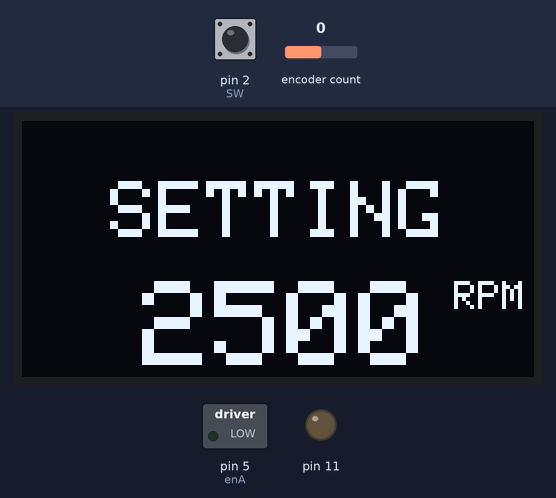
This sketch was run on a simulated Arduino Uno, built with avr-gcc and run on an emulated ATmega328P. Shown: 128×64 one-colour display, switched loads named in the sketch (green lamp = pin HIGH), output pins drawn as LEDs (lit = HIGH). Inputs (shaded band) come from the test bench; at power-on: pin 2 (SW) HIGH, encoder count 0. EEPROM starts erased; what the sketch prints to the serial monitor is not drawn.

Above: at 3.2 s.
3.3 s: pin 2 (SW) pulled LOW for 0.15 s
At 4.6 s:
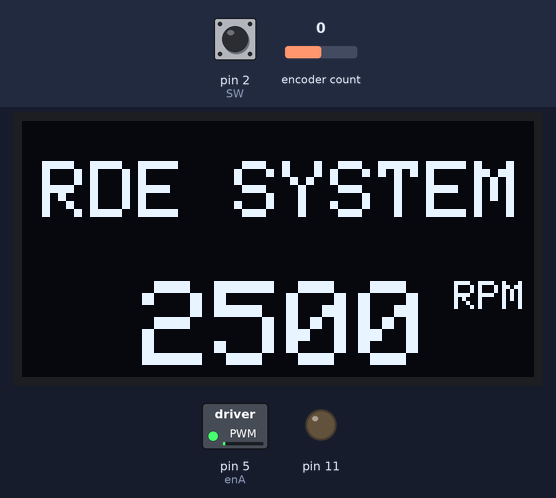
4.9 s: pin 2 (SW) pulled LOW for 1 s
At 6.3 s:
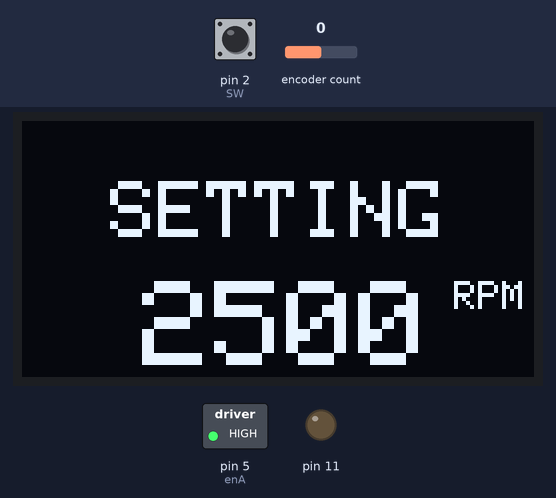
7.4 s: encoder count set to -1
At 8.1 s:
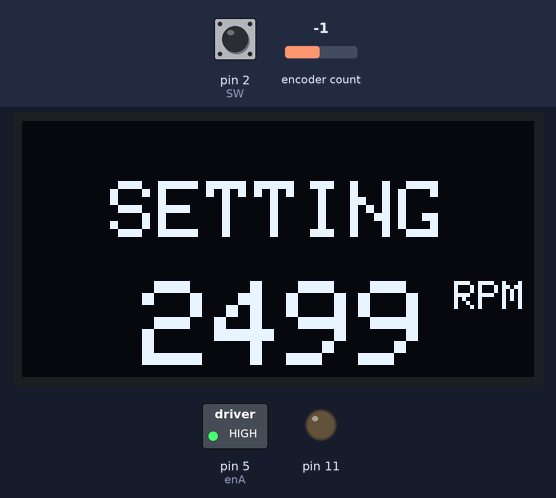
8.9 s: encoder count set to -2
At 9.8 s:
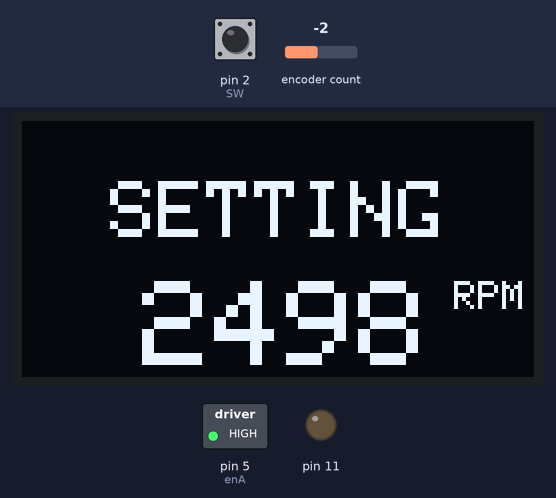
10.4 s: encoder count set to -3
At 11.5 s:
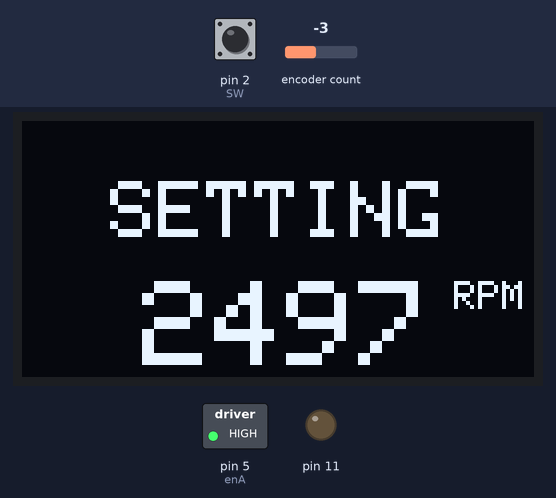
Timing chart, 0 to 12.9 s (numbered marks = the images above; inputs shaded):
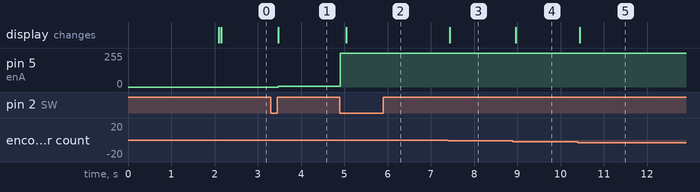

Measured:
- after the input at 3.3 s, pin 5 (enA): 0/255 → 5/255 after 0.17 s; the display: changes after 0.17 s (image 1)
- after the input at 4.9 s, pin 5 (enA): 5/255 → 255/255 at once; the display: changes after 0.14 s (image 2)
- after the input at 7.4 s, the display: changes at once (image 3)
- after the input at 8.9 s, the display: changes after 0.06 s (image 4)
- after the input at 10.4 s, the display: changes at once (image 5)

The sketch:

code_bldc.ino
```cpp
//oled
#include <SPI.h>
#include <Wire.h>
#include <Adafruit_GFX.h>
#include <Adafruit_SH1106.h>
#define SCREEN_WIDTH 128  // OLED display width, in pixels
#define SCREEN_HEIGHT 64  // OLED display height, in pixels
#define OLED_RESET 4
Adafruit_SH1106 display(OLED_RESET);
inline void DisplayStuff(uint16_t counter);
inline void Display(uint16_t counter);
// Rotary Encoder Inputs
#include <EEPROM.h>
#include <ClickEncoder.h>
#include <TimerOne.h>
ClickEncoder *encoder;
#define SW 2
int16_t last, value;
//motor
#define enA 5
//int ledPin = 13;
byte n = 1;
byte u = 0;
int getu = 0;
int go;
int addr = 0;
int counter = 0;
int currentStateCLK;
int lastStateCLK;
String currentDir = "";
unsigned long lastButtonPress = 0;
//stepper

static const unsigned char PROGMEM image_data_mmulogo[] = {
  0x00, 0x00, 0x00, 0x00, 0x00, 0x00, 0x00, 0x00, 0x00, 0x00, 0x00, 0x00, 0x00, 0x00, 0x00, 0x00,
  0x00, 0x00, 0x00, 0x00, 0x00, 0x00, 0x00, 0x01, 0x80, 0x00, 0x00, 0x00, 0x00, 0x00, 0x00, 0x00,
  0x00, 0x00, 0x00, 0x00, 0x00, 0x00, 0x00, 0x07, 0xC0, 0x00, 0x00, 0x00, 0x00, 0x00, 0x00, 0x00,
  0x00, 0x00, 0x00, 0x00, 0x00, 0x00, 0x00, 0x1F, 0xE0, 0x00, 0x00, 0x00, 0x00, 0x00, 0x00, 0x00,
  0x00, 0x00, 0x00, 0x00, 0x00, 0x00, 0x00, 0x7F, 0xE0, 0x00, 0x00, 0x00, 0x00, 0x00, 0x00, 0x00,
  0x00, 0x00, 0x00, 0x00, 0x00, 0x00, 0x00, 0xFF, 0xE0, 0x00, 0x00, 0x00, 0x00, 0x00, 0x00, 0x00,
  0x00, 0x00, 0x00, 0x00, 0x00, 0x00, 0x03, 0xFF, 0xC0, 0x00, 0x00, 0x00, 0x00, 0x00, 0x00, 0x00,
  0x00, 0x00, 0x00, 0x00, 0x00, 0x00, 0x0F, 0xFF, 0x80, 0x00, 0x00, 0x00, 0x00, 0x00, 0x00, 0x00,
  0x00, 0x00, 0x00, 0x00, 0x00, 0x00, 0x3F, 0xFE, 0x00, 0x00, 0x00, 0x00, 0x00, 0x00, 0x00, 0x00,
  0x00, 0x00, 0x00, 0x00, 0x00, 0x00, 0x7F, 0xFC, 0x00, 0x00, 0x00, 0x00, 0x00, 0x00, 0x00, 0x00,
  0x00, 0x00, 0x00, 0x00, 0x00, 0x01, 0xFF, 0xF0, 0x00, 0x01, 0x80, 0x00, 0x00, 0x00, 0x00, 0x00,
  0x00, 0x00, 0x00, 0x00, 0x00, 0x07, 0xFF, 0xC0, 0x00, 0x03, 0xC0, 0x00, 0x00, 0x00, 0x00, 0x00,
  0x00, 0x00, 0x00, 0x00, 0x00, 0x0F, 0xFF, 0x00, 0x00, 0x0F, 0xE0, 0x00, 0x00, 0x00, 0x00, 0x00,
  0x00, 0x00, 0x00, 0x00, 0x00, 0x0F, 0xFC, 0x00, 0x00, 0x3F, 0xE0, 0x00, 0x00, 0x00, 0x00, 0x00,
  0x00, 0x00, 0x00, 0x00, 0x00, 0x0F, 0xFE, 0x00, 0x00, 0x7F, 0xE0, 0x00, 0x00, 0x00, 0x00, 0x00,
  0x00, 0x00, 0x00, 0x00, 0x00, 0x0F, 0xFF, 0x00, 0x01, 0xFF, 0xE0, 0x00, 0x00, 0x00, 0x00, 0x00,
  0x00, 0x00, 0x00, 0x00, 0x00, 0x0F, 0xFF, 0xC0, 0x07, 0xFF, 0xE0, 0x00, 0x00, 0x00, 0x00, 0x00,
  0x00, 0x00, 0x00, 0x00, 0x00, 0x0F, 0xFF, 0xE0, 0x0F, 0xFF, 0xE0, 0x00, 0x00, 0x00, 0x00, 0x00,
  0x00, 0x00, 0x00, 0x00, 0x00, 0x0F, 0xFF, 0xF8, 0x3F, 0xFF, 0xE0, 0x00, 0x00, 0x00, 0x00, 0x00,
  0x00, 0x00, 0x00, 0x00, 0x00, 0x0F, 0xFF, 0xFE, 0xFF, 0xFF, 0xE0, 0x00, 0x00, 0x00, 0x00, 0x00,
  0x00, 0x00, 0x00, 0x00, 0x00, 0x0F, 0xCF, 0xFF, 0xFF, 0xE7, 0xE0, 0x00, 0x00, 0x00, 0x00, 0x00,
  0x00, 0x00, 0x00, 0x00, 0x00, 0x0F, 0xC7, 0xFF, 0xFF, 0x87, 0xE0, 0x00, 0x00, 0x00, 0x00, 0x00,
  0x00, 0x00, 0x00, 0x00, 0x00, 0x0F, 0xC1, 0xFF, 0xFF, 0x07, 0xE0, 0x00, 0x00, 0x00, 0x00, 0x00,
  0x00, 0x00, 0x00, 0x00, 0x00, 0x0F, 0xC0, 0x7F, 0xFE, 0x07, 0xE0, 0x00, 0x00, 0x00, 0x00, 0x00,
  0x00, 0x00, 0x00, 0x00, 0x00, 0x0F, 0xC0, 0x3F, 0xF8, 0x07, 0xE0, 0x00, 0x00, 0x00, 0x00, 0x00,
  0x00, 0x00, 0x00, 0x00, 0x00, 0x0F, 0xC0, 0x1F, 0xE0, 0x07, 0xE0, 0x00, 0x00, 0x00, 0x00, 0x00,
  0x00, 0x00, 0x00, 0x00, 0x00, 0x0F, 0xC0, 0x07, 0xC0, 0x07, 0xE0, 0x00, 0x00, 0x00, 0x00, 0x00,
  0x00, 0x00, 0x00, 0x00, 0x00, 0x0F, 0xC0, 0x03, 0x80, 0x07, 0xE0, 0x00, 0x00, 0x00, 0x00, 0x00,
  0x00, 0x00, 0x00, 0x00, 0x00, 0x0F, 0xC0, 0x00, 0x00, 0x07, 0xE0, 0x00, 0x00, 0x00, 0x00, 0x00,
  0x00, 0x00, 0x00, 0x00, 0x00, 0x0F, 0xC0, 0x00, 0x00, 0x07, 0xE0, 0x00, 0x00, 0x00, 0x00, 0x00,
  0x00, 0x00, 0x00, 0x00, 0x00, 0x0F, 0xC0, 0x00, 0x00, 0x0F, 0xE0, 0x00, 0x00, 0x00, 0x00, 0x00,
  0x00, 0x00, 0x00, 0x00, 0x00, 0x0F, 0xC0, 0x00, 0x00, 0x1F, 0xE0, 0x00, 0x00, 0x00, 0x00, 0x00,
  0x00, 0x00, 0x00, 0x00, 0x00, 0x0F, 0xC0, 0x00, 0x00, 0x3F, 0xE0, 0x00, 0x00, 0x00, 0x00, 0x00,
  0x00, 0x00, 0x00, 0x00, 0x00, 0x0F, 0xC0, 0x00, 0x00, 0xFF, 0xE0, 0x00, 0x00, 0x00, 0x00, 0x00,
  0x00, 0x00, 0x00, 0x00, 0x00, 0x0F, 0xC0, 0x00, 0x03, 0xFF, 0xE0, 0x00, 0x00, 0x00, 0x00, 0x00,
  0x00, 0x00, 0x00, 0x00, 0x00, 0x07, 0x80, 0x00, 0x07, 0xFF, 0xC0, 0x00, 0x00, 0x00, 0x00, 0x00,
  0x00, 0x00, 0x00, 0x00, 0x00, 0x03, 0x00, 0x00, 0x1F, 0xFF, 0x00, 0x00, 0x00, 0x00, 0x00, 0x00,
  0x00, 0x00, 0x00, 0x00, 0x00, 0x00, 0x00, 0x00, 0x7F, 0xFC, 0x00, 0x00, 0x00, 0x00, 0x00, 0x00,
  0x00, 0x00, 0x00, 0x00, 0x00, 0x00, 0x00, 0x00, 0xFF, 0xF0, 0x00, 0x00, 0x00, 0x00, 0x00, 0x00,
  0x00, 0x00, 0x00, 0x00, 0x00, 0x00, 0x00, 0x03, 0xFF, 0xE0, 0x00, 0x00, 0x00, 0x00, 0x00, 0x00,
  0x00, 0x00, 0x00, 0x00, 0x00, 0x00, 0x00, 0x07, 0xFF, 0x80, 0x00, 0x00, 0x00, 0x00, 0x00, 0x00,
  0x00, 0x00, 0x00, 0x00, 0x00, 0x00, 0x00, 0x0F, 0xFE, 0x00, 0x00, 0x00, 0x00, 0x00, 0x00, 0x00,
  0x00, 0x00, 0x00, 0x00, 0x00, 0x00, 0x00, 0x0F, 0xF8, 0x00, 0x00, 0x00, 0x00, 0x00, 0x00, 0x00,
  0x00, 0x00, 0x00, 0x00, 0x00, 0x00, 0x00, 0x0F, 0xF0, 0x00, 0x00, 0x00, 0x00, 0x00, 0x00, 0x00,
  0x00, 0x00, 0x00, 0x00, 0x00, 0x00, 0x00, 0x07, 0xC0, 0x00, 0x00, 0x00, 0x00, 0x00, 0x00, 0x00,
  0x00, 0x00, 0x00, 0x00, 0x00, 0x00, 0x00, 0x00, 0x00, 0x00, 0x00, 0x00, 0x00, 0x00, 0x00, 0x00,
  0x00, 0x00, 0x00, 0x00, 0x00, 0x00, 0x00, 0x00, 0x00, 0x00, 0x00, 0x00, 0x00, 0x00, 0x00, 0x00,
  0x00, 0x00, 0x00, 0x00, 0x00, 0x00, 0x00, 0x00, 0x00, 0x00, 0x00, 0x00, 0x00, 0x00, 0x00, 0x00,
  0x00, 0x00, 0x00, 0x00, 0x00, 0x00, 0x00, 0x00, 0x00, 0x00, 0x00, 0x00, 0x00, 0x00, 0x00, 0x00,
  0x00, 0x00, 0x00, 0x00, 0x00, 0x00, 0x00, 0x00, 0x00, 0x00, 0x00, 0x00, 0x00, 0x00, 0x00, 0x00,
  0x00, 0x00, 0x00, 0x00, 0x00, 0x00, 0x00, 0x00, 0x00, 0x00, 0x00, 0x00, 0x00, 0x00, 0x00, 0x00,
  0x00, 0x00, 0x00, 0x00, 0x00, 0x00, 0x00, 0x00, 0x00, 0x00, 0x00, 0x00, 0x00, 0x00, 0x00, 0x00,
  0x00, 0x00, 0x00, 0x00, 0x00, 0x00, 0x00, 0x00, 0x00, 0x00, 0x00, 0x00, 0x00, 0x00, 0x00, 0x00,
  0x00, 0x00, 0x00, 0x00, 0x00, 0x00, 0x00, 0x00, 0x00, 0x00, 0x00, 0x00, 0x00, 0x00, 0x00, 0x00,
  0x00, 0x00, 0x00, 0x00, 0x00, 0x00, 0x00, 0x00, 0x00, 0x00, 0x00, 0x00, 0x00, 0x00, 0x00, 0x00,
  0x00, 0x00, 0x00, 0x00, 0x00, 0x00, 0x00, 0x00, 0x00, 0x00, 0x00, 0x00, 0x00, 0x00, 0x00, 0x00,
  0x00, 0x00, 0x00, 0x00, 0x00, 0x00, 0x00, 0x00, 0x00, 0x00, 0x00, 0x00, 0x00, 0x00, 0x00, 0x00,
  0x00, 0x00, 0x00, 0x00, 0x00, 0x00, 0x00, 0x00, 0x00, 0x00, 0x00, 0x00, 0x00, 0x00, 0x00, 0x00,
  0x00, 0x00, 0x00, 0x00, 0x00, 0x00, 0x00, 0x00, 0x00, 0x00, 0x00, 0x00, 0x00, 0x00, 0x00, 0x00,
  0x00, 0x00, 0x00, 0x00, 0x00, 0x00, 0x00, 0x00, 0x00, 0x00, 0x00, 0x00, 0x00, 0x00, 0x00, 0x00,
  0x00, 0x00, 0x00, 0x00, 0x00, 0x00, 0x00, 0x00, 0x00, 0x00, 0x00, 0x00, 0x00, 0x00, 0x00, 0x00,
  0x00, 0x00, 0x00, 0x00, 0x00, 0x00, 0x00, 0x00, 0x00, 0x00, 0x00, 0x00, 0x00, 0x00, 0x00, 0x00,
  0x00, 0x00, 0x00, 0x00, 0x00, 0x00, 0x00, 0x00, 0x00, 0x00, 0x00, 0x00, 0x00, 0x00, 0x00, 0x00,
  0x00, 0x00, 0x00, 0x00, 0x00, 0x00, 0x00, 0x00, 0x00, 0x00, 0x00, 0x00, 0x00, 0x00, 0x00, 0x00
};

void timerIsr() {
  encoder->service();
}

void ngat() {

  int btnState = digitalRead(SW);

  //If we detect LOW signal, button is pressed
  if (btnState == LOW) {
    //if 50ms have passed since last LOW pulse, it means that the
    //button has been pressed, released and pressed again
    if (millis() - lastButtonPress > 50) {
      // Serial.println("Button pressed!");

      if (n == 0) {
        n = 1;
        u = 0;
      } else {
        n = 0;
      }
      //Display(counter);

      //encoder();
    }

    // Remember last button press event
    lastButtonPress = millis();
  }
}

void encoder_rorate() {

  while (n == 1) {
    digitalWrite(5, HIGH);
    if (u == 0) {
      DisplayStuff(counter);
    }
    u = 1;
    counter += encoder->getValue();
    if (counter <= 400) {
      counter = 400;
    }
    if (counter >= 2500) {
      counter = 2500;
    }
    if (counter != last) {
      last = counter;
      Serial.print("Encoder counter: ");
      Serial.println(counter);
    }
    DisplayStuff(counter);
    int val = counter / 12;
    EEPROM.update(0, val);
    addr = addr + 1;
    if (addr == EEPROM.length())
      addr = 0;
    delay(5);  // delay 5ms để trước khi lưu giá trị tiếp theo
  }
  return counter;
}

void setup() {
  // Setup Serial Monitor
  Serial.begin(9600);
  //setup encoder
  encoder = new ClickEncoder(A1, A0, 2);
  Timer1.initialize(1000);
  Timer1.attachInterrupt(timerIsr);
  last = -1;
  //oled
  display.begin(SH1106_SWITCHCAPVCC, 0x3C);
  display.clearDisplay();                                    //clear display buffer
  display.drawBitmap(0, 0, image_data_mmulogo, 128, 64, 1);  //draw boot screen
  display.setTextSize(1.5);                                  //text size small
  display.setTextColor(WHITE);                               //white text - might not be needed
  display.setCursor(30, 50);                                 //from 35X 10Y
  display.println("opensens.io");                            //print text
  display.display();                                         //display boot screen
  delay(2000);
  //delay(20000);
  //stepper
  pinMode(11, OUTPUT);
  digitalWrite(11, LOW);
  digitalWrite(5, HIGH);

  // Set encoder pins as inputs
  pinMode(SW, INPUT_PULLUP);
  pinMode(2, INPUT_PULLUP);
  //pinMode(ledPin, OUTPUT);
  attachInterrupt(0, ngat, LOW);
  getu = EEPROM.read(addr);
  delay(5);
  counter = getu * 12;  // Read the current state of CLK
  //counter = 1;
  DisplayStuff(counter);
}

void loop() {

  encoder_rorate();
  if (u == 1) {
    Display(counter);
    u = 0;
  }
  go = counter * 0.1;
  int pwmOutput = map(go, 1023, 0, 0, 1023);  // Map the potentiometer value from 0 to 255
  analogWrite(enA, pwmOutput);                     // Send PWM signal to L298N Enable pin
}


inline void DisplayStuff(uint16_t counter) {
  display.clearDisplay();       //clear display buffer
  display.setTextSize(2);       //text size small
  display.setTextColor(WHITE);  //white text - might not be needed
  display.setCursor(22, 15);    //from 35X 10Y
  display.println("SETTING");   //print text
  display.setTextSize(3);       //text size medium
  display.setCursor(30, 40);    //from 15X 30Y
  display.print(counter);       //print rpm value
  display.setTextSize(1);       //text size small
  display.println(" RPM");      //print text after previous, same line
  display.display();            //display buffer
}
inline void Display(uint16_t counter) {
  display.clearDisplay();         //clear display buffer
  display.setTextSize(2);         //text size small
  display.setTextColor(WHITE);    //white text - might not be needed
  display.setCursor(5, 10);       //from 35X 10Y
  display.println("RDE SYSTEM");  //print text
  display.setTextSize(3);         //text size medium
  display.setCursor(30, 40);      //from 15X 30Y
  display.print(counter);         //print rpm value
  display.setTextSize(1);         //text size small
  display.println(" RPM");        //print text after previous, same line
  display.display();              //display buffer
}
```
